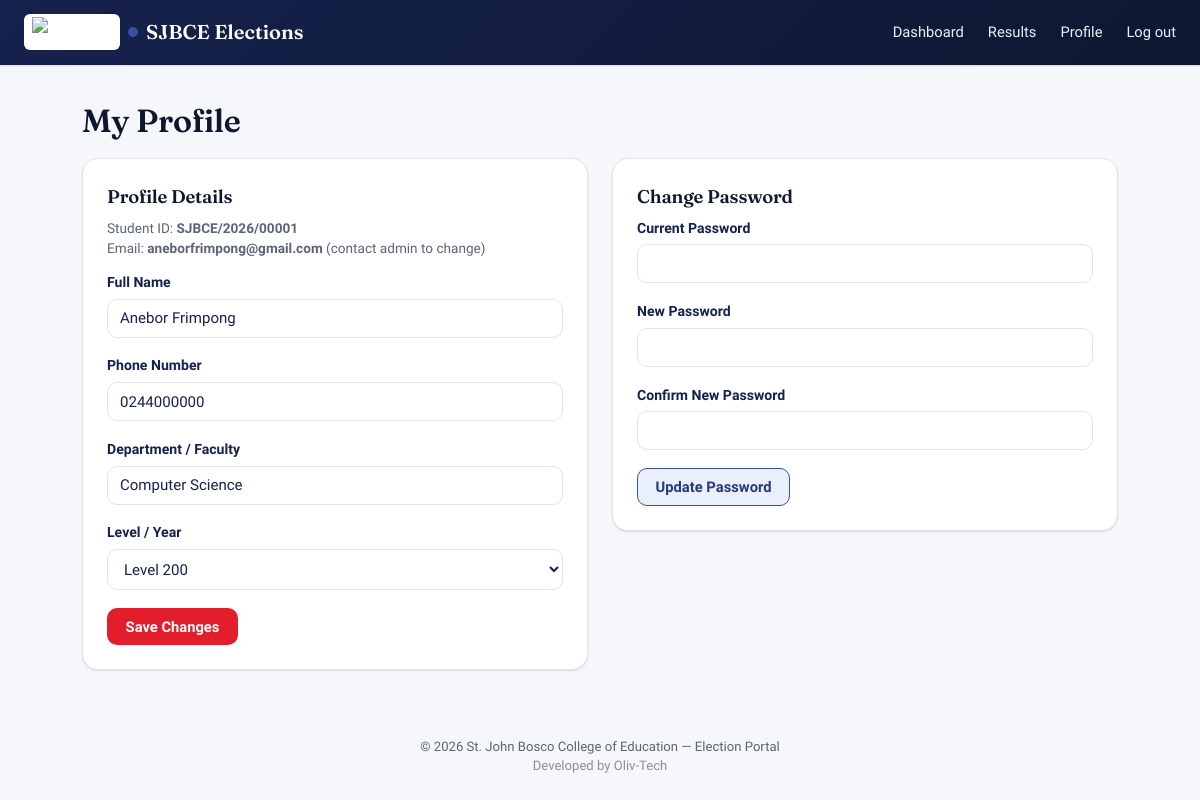
The page /profile.php (signed in) on the database its author committed.
### tables this page shows
CREATE TABLE `students` (
  `id` bigint(20) UNSIGNED NOT NULL,
  `student_id` varchar(30) NOT NULL,
  `full_name` varchar(150) NOT NULL,
  `email` varchar(150) NOT NULL,
  `phone` varchar(20) NOT NULL,
  `department` varchar(100) NOT NULL,
  `level` varchar(20) NOT NULL,
  `password_hash` varchar(255) NOT NULL,
  `password_valid_for_election_id` bigint(20) UNSIGNED DEFAULT NULL,
  `is_verified` tinyint(1) NOT NULL DEFAULT 1,
  `verification_token` varchar(255) DEFAULT NULL,
  `is_approved` tinyint(1) NOT NULL DEFAULT 1,
  `status` enum('active','suspended','graduated') NOT NULL DEFAULT 'active',
  `created_at` datetime NOT NULL DEFAULT current_timestamp(),
  `updated_at` datetime NOT NULL DEFAULT current_timestamp() ON UPDATE current_timestamp()
);

### functions.php (called while the page is built, shortened)
<?php
function h(?string $value): string
{
    return htmlspecialchars($value ?? '', ENT_QUOTES, 'UTF-8');
}

### profile.php (the view, shortened to what this page needs)
<?php
$pdo = get_db();
$stmt = $pdo->prepare('SELECT * FROM students WHERE id = ?');
$stmt->execute([current_student_id()]);
$student = $stmt->fetch();
require __DIR__ . '/../includes/header_site.php';
?>
<h1>My Profile</h1>
<div class="grid-2" style="align-items:start;">
  <div class="card">
    <h3>Profile Details</h3>
    <p class="muted" style="font-size:.85rem;">
      Student ID: <strong><?= h($student['student_id']) ?></strong><br>
      Email: <strong><?= h($student['email']) ?></strong> (contact admin to change)
    </p>
    <form method="post">
      <div class="form-group">
        <label for="full_name">Full Name</label>
        <input type="text" id="full_name" value="<?= h($student['full_name']) ?>" disabled>
      </div>
      <div class="form-group">
        <label for="phone">Phone Number</label>
        <input type="tel" id="phone" name="phone" required value="<?= h($student['phone']) ?>">
      </div>
      <div class="form-group">
        <label for="department">Department / Faculty</label>
        <input type="text" id="department" name="department" required value="<?= h($student['department']) ?>">
      </div>
      <div class="form-group">
        <label for="level">Level / Year</label>
        <select id="level" name="level" required>
          <?php foreach (['Level 100','Level 200','Level 300','Level 400'] as $lv): ?>
            <option value="<?= $lv ?>" <?= $student['level'] === $lv ? 'selected' : '' ?>><?= $lv ?></option>
          <?php endforeach; ?>
        </select>
      </div>
      <button type="submit" class="btn btn-primary">Save Changes</button>
    </form>
  </div>
  <div class="card">
    <h3>Change Password</h3>
    <form method="post">
      <div class="form-group">
        <label for="current_password">Current Password</label>
        <input type="password" id="current_password" name="current_password" required>
      </div>
      <div class="form-group">
        <label for="new_password">New Password</label>
        <input type="password" id="new_password" name="new_password" required minlength="8">
      </div>
      <div class="form-group">
        <label for="confirm_password">Confirm New Password</label>
        <input type="password" id="confirm_password" name="confirm_password" required minlength="8">
      </div>
      <button type="submit" class="btn btn-secondary">Update Password</button>
    </form>
  </div>
</div>
<?php require __DIR__ . '/../includes/footer_site.php'; ?>

### style.css (style rules this page uses)
:root { --wine: #16224E; --wine-dark: #0D1730; --wine-tint: #E8EAF5; --sky: #3452A0; --sky-deep: #26397A; --sky-tint: #EAF0FB; --red: #E31E2C; --red-dark: #A9141F; --red-tint: #FCE8E9; --white: #FFFFFF; --paper: #F6F7FB; --ink: #16224E; --ink-soft: #5B6478; --line: #E1E4EE; --success: #2E7D4F; --success-tint:#E4F3EA; --danger: #B3261E; --danger-tint: #FBE9E7; --warning: #A5670F; --warning-tint:#FBF0DE; --font-display: 'Fraunces', Georgia, serif; --font-body: 'Source Sans 3', system-ui, -apple-system, sans-serif; --font-mono: 'JetBrains Mono', ui-monospace, monospace; --radius: 10px; --radius-lg: 16px; --shadow-sm: 0 1px 2px rgba(13, 23, 48, 0.08), 0 1px 1px rgba(13,23,48,0.05); --shadow-md: 0 8px 24px rgba(13, 23, 48, 0.14); --sidebar-w: 240px; }
* { box-sizing: border-box; }
body { margin: 0; font-family: var(--font-body); background: var(--paper); color: var(--ink); line-height: 1.5; -webkit-font-smoothing: antialiased; }
h1, h2, h3, h4 { font-family: var(--font-display); color: var(--wine-dark); margin: 0 0 0.4em; font-weight: 600; letter-spacing: -0.01em; }
h1 { font-size: 2rem; }
h3 { font-size: 1.15rem; }
p { margin: 0 0 1em; color: var(--ink); }
small, .muted { color: var(--ink-soft); }
.card { background: var(--white); border: 1px solid var(--line); border-radius: var(--radius-lg); box-shadow: var(--shadow-sm); padding: 1.5rem; }
.btn { display: inline-flex; align-items: center; justify-content: center; gap: 0.4rem; padding: 0.55rem 1.1rem; border-radius: var(--radius); border: 1px solid transparent; font-weight: 600; font-size: 0.92rem; font-family: var(--font-body); cursor: pointer; text-decoration: none; transition: filter 0.15s ease, background 0.15s ease; }
.btn-primary { background: var(--red); color: var(--white); }
.btn-secondary { background: var(--sky-tint); color: var(--sky-deep); border-color: var(--sky); }
.form-group { margin-bottom: 1.1rem; }
label { display: block; font-weight: 600; font-size: 0.88rem; margin-bottom: 0.35rem; color: var(--ink); }
input[type=text], input[type=email], input[type=password], input[type=tel], input[type=datetime-local], input[type=file], select, textarea { width: 100%; padding: 0.6rem 0.75rem; border: 1px solid var(--line); border-radius: var(--radius); font-family: var(--font-body); font-size: 0.94rem; background: var(--white); color: var(--ink); }
.grid-2 { display: grid; grid-template-columns: 1fr 1fr; gap: 1.5rem; }

### rows shown on the page
students: student "SJBCE/2026/00001", email "aneborfrimpong@gmail.com", full_name "Anebor Frimpong", phone "0244000000", department "Computer Science", level "Level 200"
